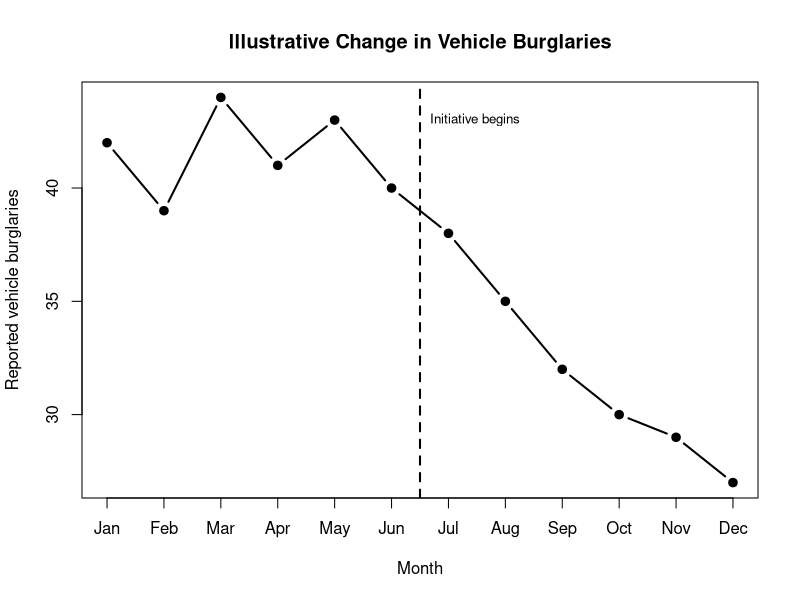

Write the R code that produced this figure.
## ---- chunk 1
#| label: fig-example
#| fig-cap: "Illustrative monthly vehicle burglary counts before and after a directed patrol initiative."
#| fig-width: 7
#| fig-height: 4

months <- 1:12
incidents <- c(42, 39, 44, 41, 43, 40, 38, 35, 32, 30, 29, 27)

plot(
  months,
  incidents,
  type = "b",
  pch = 19,
  lwd = 2,
  xaxt = "n",
  xlab = "Month",
  ylab = "Reported vehicle burglaries",
  main = "Illustrative Change in Vehicle Burglaries"
)

axis(1, at = months, labels = month.abb)

abline(v = 6.5, lty = 2, lwd = 2)

text(
  6.5,
  max(incidents) - 1,
  "Initiative begins",
  pos = 4,
  cex = 0.8
)
